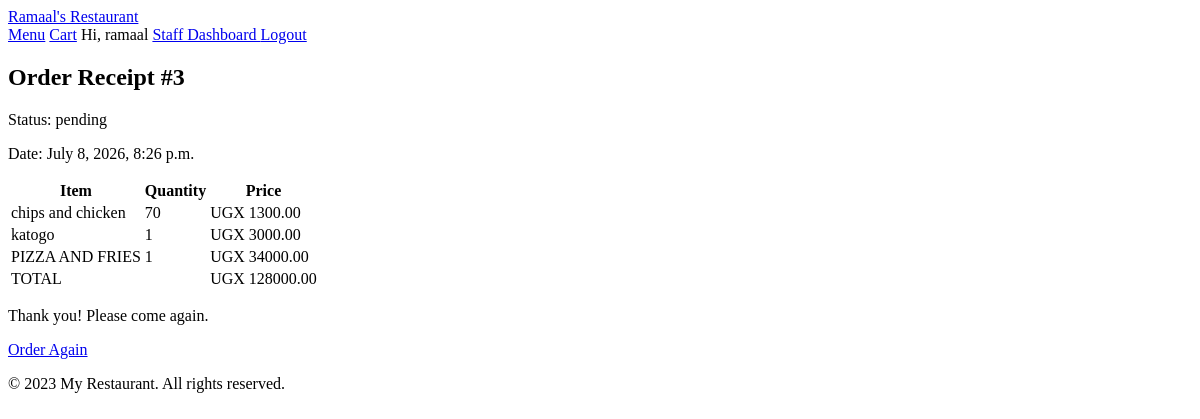
The app's page /orders/receipt/3/ (signed in), older data.
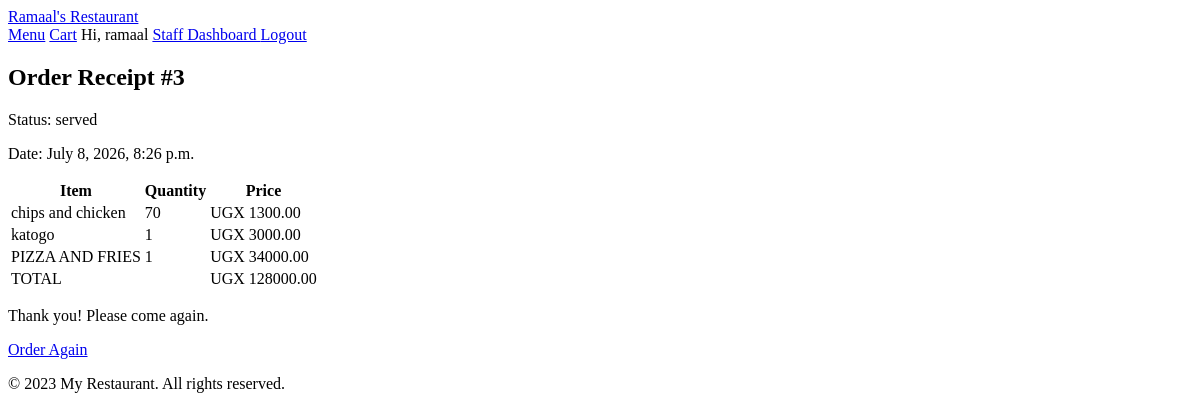
The same page, newer data.
### orders/models.py (models this page shows, shortened)
class Order(models.Model):
    STATUS=[
        ('pending','Pending'),
        ('preparing','Preparing'),
        ('served','Served'),
    ]
    customer = models.ForeignKey(
        settings.AUTH_USER_MODEL,
        null=True,
        blank=True,
        on_delete=models.SET_NULL,
        related_name='orders_placed'
    )
    taken_by = models.ForeignKey(
        settings.AUTH_USER_MODEL,
        null=True,
        blank=True,
        on_delete=models.SET_NULL,
        related_name='orders_handled'
    )
    created_at=models.DateTimeField(auto_now_add=True)
    total_cost=models.DecimalField(max_digits=10,decimal_places=2,default=0)
    status=models.CharField(max_length=20,choices=STATUS,default='pending')

### orders/views.py (the view)
# urls.py: path('receipt/<int:order_id>/',views.receipt,name='receipt'),
@login_required
def receipt(request, order_id):
    order = Order.objects.get(id=order_id)
    items = order.items.all()
    drinks = order.drinks.all()
    context = {
        'order': order,
        'items': items,
        'drinks': drinks,
    }
    return render(request, 'orders/receipt.html', context)

### templates/orders/receipt.html
{% extends 'base.html' %}
{% block content %}
<div class="container mt-4">
    <h2>Order Receipt #{{ order.id }}</h2>
    <p>Status: {{ order.status }}</p>
    <p>Date: {{ order.created_at }}</p>
    <table class="table table-bordered">
        <thead class="table-dark">
            <tr>
                <th>Item</th>
                <th>Quantity</th>
                <th>Price</th>
            </tr>
        </thead>
        <tbody>
            {% for item in items %}
            <tr>
                <td>{{ item.menu_item.name }}</td>
                <td>{{ item.quantity }}</td>
                <td>UGX {{ item.price_at_time_of_order }}</td>
            </tr>
            {% endfor %}
        </tbody>
        <tfoot>
            <tr class="table-success fw-bold">
                <td colspan="2">TOTAL</td>
                <td>UGX {{ order.total_cost }}</td>
            </tr>
        </tfoot>
    </table>
    <p class="text-success fw-bold">Thank you! Please come again.</p>
    <a href="{% url 'menu:menu_list' %}" class="btn btn-primary">
        Order Again
    </a>
</div>
{% endblock %}

Row changes from the older to the newer data that the page shows:
changed Order id 3: status "pending" → "served"
